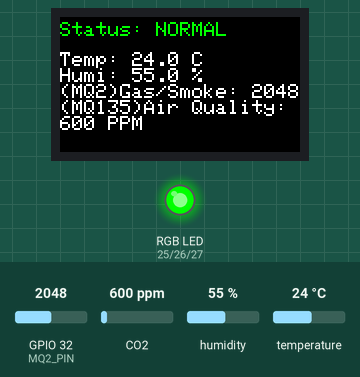
The sketch below on a simulated ESP32. Shown: 240×135 colour display, an RGB LED mixed from three pins (HIGH = lit). The inputs (shaded band) are chosen by the test bench; at power-on: GPIO 32 (MQ2_PIN) = 2048, CO2 600 ppm, humidity 55 %, temperature 24 °C.

Above: at 7.4 s.
7.5 s: GPIO 32 (MQ2_PIN) set to 2080
At 9.0 s:
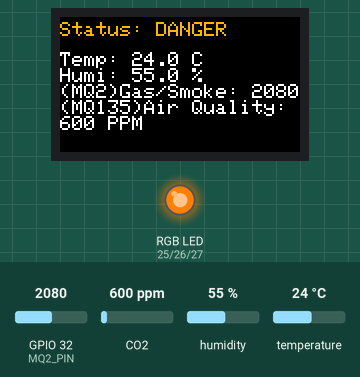
10.3 s: GPIO 32 (MQ2_PIN) set to 2010
At 11.4 s:
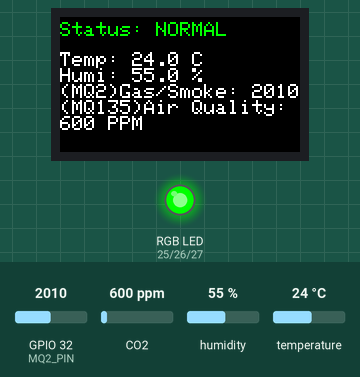
13.1 s: CO2 set to 452 ppm
At 16.0 s:
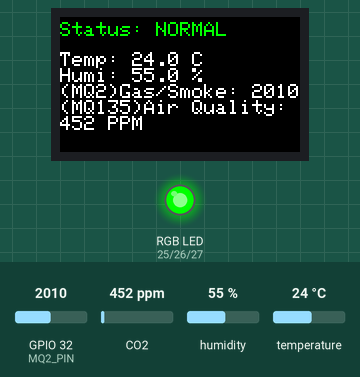
16.3 s: humidity set to 22 %
At 17.4 s:
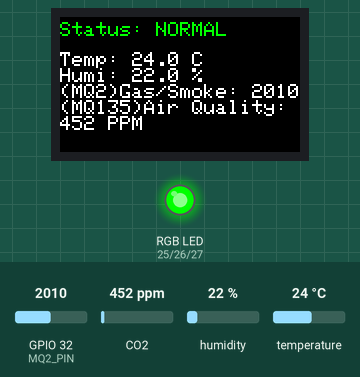
19.1 s: temperature set to 12 °C
At 22.2 s:
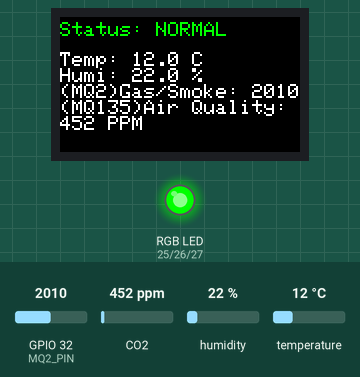
22.7 s: GPIO 32 (MQ2_PIN) set to 2090
At 24.7 s:
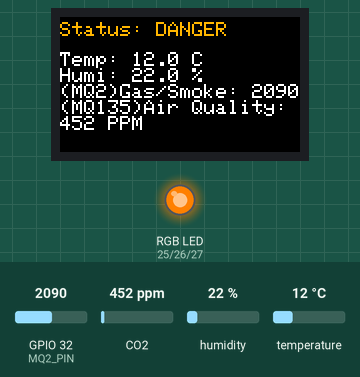
Timing chart, 0 to 26.2 s (numbered marks = the images above; inputs shaded):
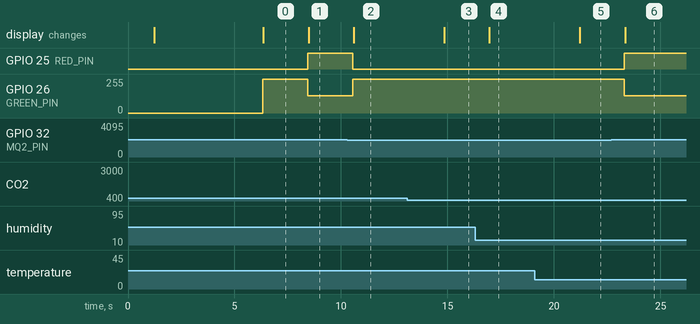

Measured:
- the behaviour switches between 2050 and 2051 on GPIO 32 (MQ2_PIN) (found by bisection; images 0 and 1)
- after the input at 7.5 s, GPIO 25 (RED_PIN): LOW → HIGH after 0.94 s; GPIO 26 (GREEN_PIN): 255/255 → 128/255 after 0.94 s; the display: changes after 0.98 s (image 1)
- after the input at 10.3 s, GPIO 25 (RED_PIN): HIGH → LOW after 0.26 s; GPIO 26 (GREEN_PIN): 128/255 → 255/255 after 0.26 s; the display: changes after 0.30 s (image 2)
- after the input at 13.1 s, the display: changes after 1.7 s (image 3)
- after the input at 16.3 s, the display: changes after 0.67 s (image 4)
- after the input at 19.1 s, the display: changes after 2.1 s (image 5)
- after the input at 22.7 s, GPIO 25 (RED_PIN): LOW → HIGH after 0.60 s; GPIO 26 (GREEN_PIN): 255/255 → 128/255 after 0.60 s; the display: changes after 0.64 s (image 6)

The sketch:

EnviroGuard.ino
```cpp
/*
 * 整合專案：多合一環境監控器 (V2 - 根據指定邏輯更新)
 * ----------------------------------------------------
 * 新的判斷邏輯:
 * 1. 最高危險: MQ2 > 2000 AND MQ135 > 300
 * 2. 高危險:    MQ2 > 2000
 * 3. 警示:      MQ135 > 300
 * 4. 正常:      其他情況
 */

#include <Wire.h>
#include <Adafruit_AHTX0.h>      // AHT20 驅動庫
#include <TFT_eSPI.h>            // TTGO T-Display LCD 驅動庫
#include <MQ135.h>               // MQ-135 驅動庫

// --- 硬體腳位定義 ---
#define SDA_PIN 21
#define SCL_PIN 22
#define MQ2_PIN   32
#define MQ135_PIN 33
#define RED_PIN   25
#define GREEN_PIN 26
#define BLUE_PIN  27

// --- 根據圖片定義新的感測器門檻 ---
#define MQ2_THRESHOLD 2050    // MQ-2 ADC 危險門檻
#define MQ135_THRESHOLD 80000   // MQ-135 PPM 警示門檻

// --- 全域物件宣告 ---
Adafruit_AHTX0 aht;
TFT_eSPI tft = TFT_eSPI();
MQ135 mq135_sensor(MQ135_PIN);

// 定義新的危險等級，方便管理狀態
enum DangerLevel {
  NORMAL,           // 正常
  WARNING,          // 警示
  HIGH_DANGER,      // 高危險
  CRITICAL_DANGER   // 最高危險
};

void setup() {
  Serial.begin(115200);

  // 1. 初始化螢幕
  tft.init();
  tft.setRotation(3);
  tft.fillScreen(TFT_BLACK);
  tft.setTextSize(2);
  tft.setTextColor(TFT_WHITE, TFT_BLACK);
  tft.setCursor(10, 30);
  tft.println("System Initializing...");
  delay(1000);

  // 2. 初始化 I2C
  Wire.begin(SDA_PIN, SCL_PIN);

  // 3. 初始化 AHT20
  if (!aht.begin()) {
    tft.fillScreen(TFT_RED);
    tft.setCursor(10, 30);
    tft.println("AHT20 INIT FAIL");
    while (1) delay(10);
  }

  // 4. 初始化 RGB LED PWM 通道
  ledcSetup(0, 5000, 8); ledcAttachPin(RED_PIN, 0);
  ledcSetup(1, 5000, 8); ledcAttachPin(GREEN_PIN, 1);
  ledcSetup(2, 5000, 8); ledcAttachPin(BLUE_PIN, 2);

  tft.fillScreen(TFT_BLACK);
  tft.setCursor(10, 30);
  tft.println("Sensors Warming Up...");
  tft.setTextSize(1);
  tft.setCursor(10, 60);
  tft.println("(Wait 1-2 mins for stable readings)");
  delay(5000);
}

void loop() {
  // --- 1. 讀取所有感測器數據 ---
  sensors_event_t humidity, temp;
  aht.getEvent(&humidity, &temp);
  float temperature = temp.temperature;
  float humi = humidity.relative_humidity;
  int mq2_value = analogRead(MQ2_PIN);
  float correctedPPM = mq135_sensor.getCorrectedPPM(temperature, humi);

  // --- 2. 根據新的指定邏輯判斷危險等級 ---
  DangerLevel currentLevel;

  // 必須從最嚴格的條件開始檢查
  if (mq2_value > MQ2_THRESHOLD && correctedPPM > MQ135_THRESHOLD) {
    currentLevel = CRITICAL_DANGER; // 等級1: 最高危險
  } else if (mq2_value > MQ2_THRESHOLD) {
    currentLevel = HIGH_DANGER;     // 等級2: 高危險
  } else if (correctedPPM > MQ135_THRESHOLD) {
    currentLevel = WARNING;         // 等級3: 警示
  } else {
    currentLevel = NORMAL;          // 等級4: 正常
  }

  // --- 3. 根據危險等級設定 RGB LED 顏色與狀態文字 ---
  String statusText;
  int statusColor;

  switch (currentLevel) {
    case CRITICAL_DANGER: // 最高危險
      ledcWrite(0, 255); ledcWrite(1, 0); ledcWrite(2, 0); // 紅色
      statusText = "CRITICAL";
      statusColor = TFT_RED;
      break;
    case HIGH_DANGER: // 高危險 (火災/瓦斯)
      ledcWrite(0, 255); ledcWrite(1, 128); ledcWrite(2, 0); // 橘色
      statusText = "DANGER";
      statusColor = TFT_ORANGE;
      break;
    case WARNING: // 警示 (空品)
      ledcWrite(0, 255); ledcWrite(1, 255); ledcWrite(2, 0); // 黃色
      statusText = "WARNING";
      statusColor = TFT_YELLOW;
      break;
    case NORMAL: // 正常
    default:
      ledcWrite(0, 0); ledcWrite(1, 255); ledcWrite(2, 0); // 綠色
      statusText = "NORMAL";
      statusColor = TFT_GREEN;
      break;
  }

  // --- 4. 在 LCD 螢幕上顯示所有資訊 ---
  tft.fillScreen(TFT_BLACK);
  tft.setTextSize(2);

  // 顯示狀態
  tft.setTextColor(statusColor);
  tft.setCursor(0, 5);
  tft.printf("Status: %s\n", statusText.c_str());

  // 顯示詳細數據
  tft.setTextColor(TFT_WHITE);
  tft.setCursor(0, 35);
  tft.printf("Temp: %.1f C\n", temperature);
  tft.printf("Humi: %.1f %%\n", humi);
  tft.printf("(MQ2)Gas/Smoke: %d\n", mq2_value);
  tft.printf("(MQ135)Air Quality: %.0f PPM", correctedPPM);

  delay(2000);
}
```
